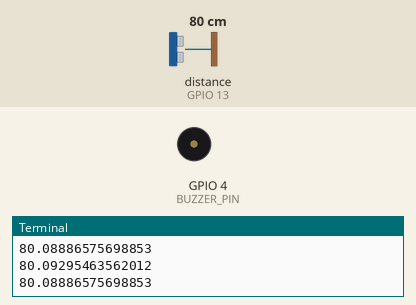
This program was run on a simulated Raspberry Pi (BCM pin numbers). On the bench: buzzer (waves = sounding), the last lines printed to the terminal. The test bench sets the inputs (shaded band); at power-on: distance to the obstacle (sensor on GPIO 13) 80 cm. The echo pulse lasts 58.3 µs per cm; the clock reads 2024-03-15 10:24:30 at power-on unless the program sets it.

Above: at 1.2 s.
1.3 s: distance to the obstacle (sensor on GPIO 13) set to 31 cm
2.8 s: distance to the obstacle (sensor on GPIO 13) set to 27 cm
At 3.1 s:
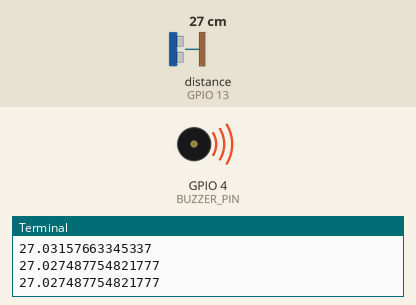
Timing chart, 0 to 5.8 s (numbered marks = the images above; inputs shaded):
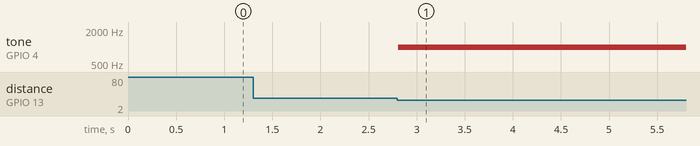

Measured:
- the behaviour switches between 30 and 29 cm on distance to the obstacle (sensor on GPIO 13) (found by bisection; images 0 and 1)
- after the input at 2.8 s, tone on GPIO 4 (BUZZER_PIN): silent → 1000 Hz at once

The program:

pwm.py
```python
import RPi.GPIO as GPIO
import time

GPIO.setmode(GPIO.BCM)

TRIGGER_PIN = 15
ECHO_PIN = 13
BUZZER_PIN =4

GPIO.setup(TRIGGER_PIN, GPIO.OUT)
GPIO.setup(ECHO_PIN, GPIO.IN)
GPIO.setup(BUZZER_PIN, GPIO.OUT)

buzzer_pwm = GPIO.PWM(BUZZER_PIN, 1000)  # Frequency = 1000 Hz
buzzer_pwm.start(0)  # Start with a 0% duty cycle

def measure_distance():
    # Trigger the HC-SR04 ultrasonic sensor
    GPIO.output(TRIGGER_PIN, GPIO.HIGH)
    time.sleep(0.00001)
    GPIO.output(TRIGGER_PIN, GPIO.LOW)

    while GPIO.input(ECHO_PIN) == False:
        start_time = time.time()

    while GPIO.input(ECHO_PIN) == True:
        finish_time = time.time()

    # Calculate the distance based on the time difference and the speed of sound
    total_time = finish_time - start_time
    distance = (total_time * 34300) / 2  # Speed of sound is approximately 34300 cm/s
    return distance

try:
    while True:
        # Get the distance measurement from the ultrasonic sensor
        distance = measure_distance()
        print(distance)  # Print the distance to the terminal for debugging

        # Limit the maximum distance reading to 30 cm
        if distance > 30:
            distance = 30

        if distance < 0:
            distance = 0

        # Convert the distance to a ratio between 0 and 100
        distance_ratio = (distance / 30) * 100

        # Adjust the PWM duty cycle for the buzzer based on the distance ratio
        buzzer_pwm.ChangeDutyCycle(distance_ratio)

        time.sleep(0.1)

except KeyboardInterrupt:
    # Clean up the GPIO settings when the program is interrupted by the user
    GPIO.cleanup()
```
